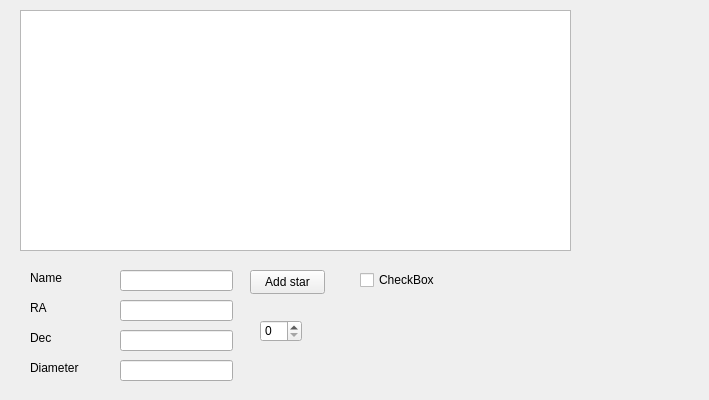
<?xml version="1.0" encoding="UTF-8"?>
<ui version="4.0">
 <class>GuiClass</class>
 <widget class="QWidget" name="GuiClass">
  <property name="geometry">
   <rect>
    <x>0</x>
    <y>0</y>
    <width>709</width>
    <height>400</height>
   </rect>
  </property>
  <property name="windowTitle">
   <string>Gui</string>
  </property>
  <widget class="QTableView" name="tableView">
   <property name="geometry">
    <rect>
     <x>20</x>
     <y>10</y>
     <width>551</width>
     <height>241</height>
    </rect>
   </property>
  </widget>
  <widget class="QLineEdit" name="lineEdit">
   <property name="geometry">
    <rect>
     <x>120</x>
     <y>270</y>
     <width>113</width>
     <height>21</height>
    </rect>
   </property>
  </widget>
  <widget class="QLineEdit" name="lineEdit_2">
   <property name="geometry">
    <rect>
     <x>120</x>
     <y>300</y>
     <width>113</width>
     <height>21</height>
    </rect>
   </property>
  </widget>
  <widget class="QLabel" name="label">
   <property name="geometry">
    <rect>
     <x>30</x>
     <y>270</y>
     <width>49</width>
     <height>16</height>
    </rect>
   </property>
   <property name="text">
    <string>Name</string>
   </property>
  </widget>
  <widget class="QLabel" name="label_2">
   <property name="geometry">
    <rect>
     <x>30</x>
     <y>300</y>
     <width>71</width>
     <height>16</height>
    </rect>
   </property>
   <property name="text">
    <string>RA</string>
   </property>
  </widget>
  <widget class="QLabel" name="label_3">
   <property name="geometry">
    <rect>
     <x>30</x>
     <y>360</y>
     <width>61</width>
     <height>16</height>
    </rect>
   </property>
   <property name="text">
    <string>Diameter</string>
   </property>
  </widget>
  <widget class="QPushButton" name="pushButton">
   <property name="geometry">
    <rect>
     <x>250</x>
     <y>270</y>
     <width>75</width>
     <height>24</height>
    </rect>
   </property>
   <property name="text">
    <string>Add star</string>
   </property>
  </widget>
  <widget class="QLineEdit" name="lineEdit_3">
   <property name="geometry">
    <rect>
     <x>120</x>
     <y>330</y>
     <width>113</width>
     <height>21</height>
    </rect>
   </property>
  </widget>
  <widget class="QLineEdit" name="lineEdit_4">
   <property name="geometry">
    <rect>
     <x>120</x>
     <y>360</y>
     <width>113</width>
     <height>21</height>
    </rect>
   </property>
  </widget>
  <widget class="QLabel" name="label_4">
   <property name="geometry">
    <rect>
     <x>30</x>
     <y>330</y>
     <width>49</width>
     <height>16</height>
    </rect>
   </property>
   <property name="text">
    <string>Dec</string>
   </property>
  </widget>
  <widget class="QSpinBox" name="spinBox">
   <property name="geometry">
    <rect>
     <x>260</x>
     <y>320</y>
     <width>42</width>
     <height>22</height>
    </rect>
   </property>
  </widget>
  <widget class="QCheckBox" name="checkBox">
   <property name="geometry">
    <rect>
     <x>360</x>
     <y>270</y>
     <width>75</width>
     <height>20</height>
    </rect>
   </property>
   <property name="text">
    <string>CheckBox</string>
   </property>
  </widget>
 </widget>
 <layoutdefault spacing="6" margin="11"/>
 <resources>
  <include location="Gui.qrc"/>
 </resources>
 <connections/>
</ui>
